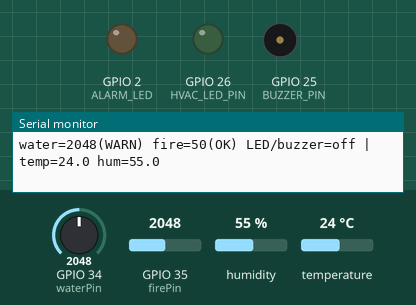
The sketch below on a simulated ESP32. Shown: output pins drawn as LEDs (lit = HIGH), buzzer (waves = sounding, pin HIGH), the last lines printed to the serial monitor. The inputs (shaded band) are chosen by the test bench; at power-on: GPIO 34 (waterPin) = 2048, GPIO 35 (firePin) = 2048, humidity 55 %, temperature 24 °C. WiFi joins after 1.5 s; servers stay silent unless stated; uploads are accepted with an empty reply.

Above: at 3.2 s.
3.3 s: GPIO 34 (waterPin) set to 2929
9.4 s: GPIO 34 (waterPin) set to 3060
At 10.6 s:
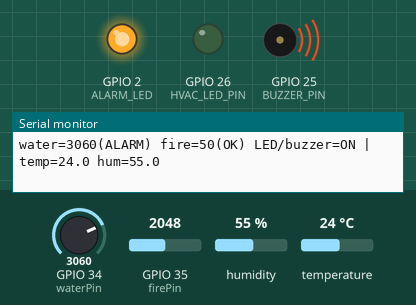
11.0 s: GPIO 35 (firePin) set to 2122
13.0 s: GPIO 35 (firePin) set to 2865
14.5 s: GPIO 35 (firePin) set to 2955
Timing chart, 0 to 17.5 s (numbered marks = the images above; inputs shaded):
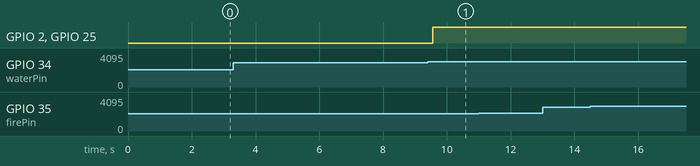

Measured:
- the behaviour switches between 3000 and 3001 on GPIO 34 (waterPin) (found by bisection; images 0 and 1)
- after the input at 9.4 s, GPIO 2 (ALARM_LED), GPIO 25 (BUZZER_PIN): LOW → HIGH after 0.15 s

The sketch:

esp32_node.ino
```cpp
// Smart Rampart - ESP32 Node
//
// Setup:
//   1. ESP32 board package installed (Espressif).
//   2. Set WIFI_SSID / WIFI_PASS / SERVER below.
//
// Wiring (all 3.3V logic):
//   Water sensor signal (S) -> GPIO34   (ADC1, input-only)
//   Fire sensor            -> GPIO35   (ADC1, input-only) = fire index
//   DHT data                -> GPIO15
//   Water sensor / DHT VCC -> 3V3,  GND -> GND
//   IMPORTANT: GPIO34/35 have NO internal pull resistor. If a pin is left
//   unconnected, add a 10k resistor from that pin -> GND so it reads a
//   stable 0 instead of floating noise.
//   Alarm indicator: onboard LED on GPIO2, shared by WATER and FIRE alarms.
//   Fire gets the full-screen popup on the dashboard, the node
//   LED/buzzer and the dashboard popup are not exclusive, both fire.
//   Buzzer (water + fire alarm) -> GPIO25   (active buzzer; digitalWrite HIGH/LOW)
//   HVAC effort indicator    -> GPIO26   (PWM LED; duty = HVAC effort 0..255
//                                         from the dashboard's predictive
//                                         controller, riding on the POST reply)
//
//
// -----------------------------------------------------------------------------
// Task layout (Arduino-ESP32's built-in FreeRTOS -- no extra framework):
//
//   SensorTask   (core 1, ~100ms) samples the ADC + DHT, writes raw values
//                into SensorState. Never touches Wi-Fi/HTTP, so it can't be
//                stalled by a slow network call.
//   AlarmTask    (core 1, ~100ms) runs the water + fire latch/silence state
//                machines off SensorState + CommandState, and drives
//                ALARM_LED + BUZZER_PIN directly (either channel in ALARM
//                lights both). Publishes the finalized reading into a
//                depth-1 mailbox queue (xQueueOverwrite) for NetworkTask.
//   NetworkTask  (core 0, alongside the Wi-Fi driver's own tasks) POSTs the
//                latest reading every POST_INTERVAL, parses cmd/hvac/hvacMode
//                out of the reply into CommandState. A reading that fails to
//                POST (Wi-Fi drop) goes into a small in-RAM backlog ring
//                instead of being discarded, and drains faster than normal
//                once the link comes back -- no flash/DB involved, this is
//                only meant to ride out a brief outage, not a power loss.
//   ActuatorTask (core 1, ~50ms) drives the HVAC_LED_PIN PWM duty from
//                CommandState, independent of the alarm path's timing.
// -----------------------------------------------------------------------------

#include <WiFi.h>
#include <HTTPClient.h>
#include <WiFiClientSecure.h>   // needed when SERVER is an https:// URL (tunnel)
#include "DHT.h"                // Adafruit "DHT sensor library" + "Adafruit Unified Sensor"

// ---- config -----------------------------------------------------------------
const char* WIFI_SSID = "Hotspot";
const char* WIFI_PASS = "xxxxxxx";
const char* SERVER    = "http://192.168.1.204:8000/api/ingest";
const char* ZONE      = "BASE01";        // maps to BASEMENT on the dashboard

const int waterPin  = 34;                // ADC1 input-only: water level sensor
const int firePin   = 35;                // ADC1 input-only: potentiometer = fire index
const int ALARM_LED = 2;                 // onboard LED = local WATER alarm indicator
const int BUZZER_PIN = 25;               // active buzzer = local WATER alarm sound
const int HVAC_LED_PIN = 26;             // PWM = HVAC conditioning-effort indicator

#define DHTPIN  15
#define DHTTYPE DHT11                     // DHT22; use DHT11 if that is your sensor
DHT dht(DHTPIN, DHTTYPE);

const int WATER_ALARM_LEVEL = 3000;             // averaged ADC above this = WATER ALARM
const int WATER_WARN_LEVEL  = 2000;             // averaged ADC above this = WATER WARN

// Fire is reported as a 0..100 index (pot mapped), mirroring the dashboard's
// own BASEMENT.FIRE bounds (config.py) so the node's local alarm agrees with
// the server's. Fire ALARM joins water in driving ALARM_LED + BUZZER_PIN; it
// also still triggers the full-screen popup on the dashboard -- both fire.
const int FIRE_WARN_INDEX  = 50;
const int FIRE_ALARM_INDEX = 70;

const unsigned long SENSOR_PERIOD_MS   = 100;   // SensorTask sample rate
const unsigned long ALARM_PERIOD_MS    = 100;   // AlarmTask evaluation rate
const unsigned long ACTUATOR_PERIOD_MS = 50;    // ActuatorTask PWM/blink rate
const unsigned long POST_INTERVAL_MS   = 3000;  // POST cadence
const unsigned long RETRY_BACKOFF_MS   = 1000;  // retry pace while Wi-Fi/POST is down
const unsigned long DRAIN_PACE_MS      = 300;   // catch-up pace while backlog > 0
const int BACKLOG_CAPACITY             = 20;    // ~1 min of readings at 3s cadence

// -----------------------------------------------------------------------------
// Shared state between tasks. Each struct has its own short-lived mutex --
// critical sections are copy-in/copy-out only, never held across a sensor
// read or an HTTP call.
// -----------------------------------------------------------------------------
struct SensorState {
  int water = 0;
  int fire  = 0;
  float temp = NAN;
  float humidity = NAN;
};
SensorState g_sensor;
SemaphoreHandle_t g_sensorMutex;

struct CommandState {
  char alarm_cmd[12] = "AUTO"; // AUTO / ARM / DISARM / RESET / OFF
  int hvacEffort = 0;          // 0..255 PWM duty from the dashboard's HVAC controller
  char hvacMode[12] = "IDLE";  // IDLE / HEAT / COOL / DEHUMIDIFY / HUMIDIFY
};
CommandState g_command;
SemaphoreHandle_t g_commandMutex;

struct Reading {
  int water = 0;
  int fire  = 0;
  float temp = NAN;
  float humidity = NAN;
  char state[8] = "OK";
};
// AlarmTask -> NetworkTask handoff: a depth-1 mailbox queue (only keep newest value)
QueueHandle_t g_readingMailbox;

// Local alarm state:
// * LED/buzzer turn on while water or fire is above its ALARM bound
// * If the dashboard has silenced that channel (DISARM / RESET / OFF on the POST reply). Each channel's silence holds
// until ITS OWN reading drops back below the threshold, so a fresh flood or
// flame re-triggers that channel independently of the other.
// * Only AlarmTask touches these, so no mutex.
bool g_waterSilenced = false;
bool g_fireSilenced  = false;

// -----------------------------------------------------------------------------
void connectWifi() {
  WiFi.mode(WIFI_STA);
  WiFi.begin(WIFI_SSID, WIFI_PASS);
  Serial.print("WiFi connecting");
  while (WiFi.status() != WL_CONNECTED) {
    delay(300);
    Serial.print(".");
  }
  Serial.println();
  Serial.print("connected, IP: ");
  Serial.println(WiFi.localIP());
}

// ADC read with median filter (less impacts from spike than normal averaging methods)
int readStable(int pin) {
  // Let the ADC mux settle on this channel.
  for (int i = 0; i < 4; i++) { analogRead(pin); delayMicroseconds(300); }


  // Total reading time per pin: 6,3 ms
  const int N = 21;   // number of reading times (random odd numbers)
  int s[N];
  for (int i = 0; i < N; i++) {
    s[i] = analogRead(pin);
    delayMicroseconds(300);
  }
  // insertion sort (N is tiny) then return the middle element
  for (int i = 1; i < N; i++) {
    int v = s[i], j = i - 1;
    while (j >= 0 && s[j] > v) { s[j + 1] = s[j]; j--; }
    s[j + 1] = v;
  }
  return s[N / 2];
}

// JSON field scanners
// Server sends: {"ok": true, "cmd": "RESET", "hvac": 180, "hvacMode": "COOL"}
long parseIntAfter(const String &reply, const char *key) {
  String pattern = String("\"") + key + "\":";
  int idx = reply.indexOf(pattern);
  if (idx < 0) return -1;
  return reply.substring(idx + pattern.length()).toInt();
}

String parseStringAfter(const String &reply, const char *key) {
  String pattern = String("\"") + key + "\":\"";
  int idx = reply.indexOf(pattern);
  if (idx < 0) return String();
  idx += pattern.length();
  int end = reply.indexOf('"', idx);
  if (end < 0) return String();
  return reply.substring(idx, end);
}

// SensorTask - sample the ADC (fire + water level) + DHT
// =============================================================================
void sensorTask(void *pv) {
  float lastTemp = NAN, lastHum = NAN;   // carry the last good DHT read across
                                          // the frequent DHT11 checksum blips
  for (;;) {
    int water = readStable(waterPin);
    int fire  = map(readStable(firePin), 0, 4095, 0, 100);
    float t = dht.readTemperature();
    float h = dht.readHumidity();

    if (!isnan(t)) lastTemp = t;
    if (!isnan(h)) lastHum  = h;

    // lock mutex before writing
    if (xSemaphoreTake(g_sensorMutex, portMAX_DELAY) == pdTRUE) {
      g_sensor.water = water;
      g_sensor.fire  = fire;
      g_sensor.temp  = lastTemp;
      g_sensor.humidity = lastHum;
      xSemaphoreGive(g_sensorMutex);
    }

    // wait for next cycle
    vTaskDelay(pdMS_TO_TICKS(SENSOR_PERIOD_MS));
  }
}

// =============================================================================
// AlarmTask - water + fire alarm state machines, sharing one local LED
// and one buzzer (fire still also triggers the dashboard's full-screen popup).

void alarmTask(void *pv) {
  for (;;) {
    // 1. Copies the shared sensor structure into a local variable
    SensorState s;
    xSemaphoreTake(g_sensorMutex, portMAX_DELAY);
    s = g_sensor;
    xSemaphoreGive(g_sensorMutex);

    // 2. Read dashboard commands
    char alarm_cmd[12];
    xSemaphoreTake(g_commandMutex, portMAX_DELAY);
    strncpy(alarm_cmd, g_command.alarm_cmd, sizeof(alarm_cmd));
    xSemaphoreGive(g_commandMutex);
    alarm_cmd[sizeof(alarm_cmd) - 1] = '\0';

    // All share same physical alarm system, but distinct flags for future improvements
    // 3. Silence or re-arm both alarms
    if (strcmp(alarm_cmd, "DISARM") == 0 || strcmp(alarm_cmd, "RESET") == 0 || strcmp(alarm_cmd, "OFF") == 0) {
      if (!g_waterSilenced && !g_fireSilenced) Serial.println(">>> command received: alarm SILENCED");
      g_waterSilenced = true;
      g_fireSilenced  = true;
    } else if (strcmp(alarm_cmd, "ARM") == 0 || strcmp(alarm_cmd, "AUTO") == 0) {
      if (g_waterSilenced || g_fireSilenced) Serial.println(">>> command received: alarm RE-ARMED");
      g_waterSilenced = false;
      g_fireSilenced  = false;
    }

    // 4. Recover alarm after disarm command if needed
    // Each channel's own recovery clears its own silence, so a fresh flood or
    // flame re-triggers that channel independently of the other.
    if (s.water <= WATER_ALARM_LEVEL) g_waterSilenced = false;
    if (s.fire  <= FIRE_ALARM_INDEX)  g_fireSilenced  = false;


    // 5. Decide if to activate alarm
    bool waterAlarmActive = (s.water > WATER_ALARM_LEVEL) && !g_waterSilenced;
    bool fireAlarmActive  = (s.fire  > FIRE_ALARM_INDEX)  && !g_fireSilenced;
    bool alarmActive = waterAlarmActive || fireAlarmActive;

    // 6. Control hardware (LED & BUZZER)
    digitalWrite(ALARM_LED, alarmActive ? HIGH : LOW);
    digitalWrite(BUZZER_PIN, alarmActive ? HIGH : LOW);

    // 7. Update states of each channel
    const char *waterState = (s.water > WATER_ALARM_LEVEL) ? "ALARM"
                            : (s.water > WATER_WARN_LEVEL)  ? "WARN"
                            : "OK";
    const char *fireState  = (s.fire > FIRE_ALARM_INDEX) ? "ALARM"
                            : (s.fire > FIRE_WARN_INDEX)  ? "WARN"
                            : "OK";
    // Combine 2 states into 1 (either ALARM/WARN/OK)
    const char *state = (strcmp(waterState, "ALARM") == 0 || strcmp(fireState, "ALARM") == 0) ? "ALARM"
                       : (strcmp(waterState, "WARN")  == 0 || strcmp(fireState, "WARN")  == 0) ? "WARN"
                       : "OK";

    Serial.printf("water=%d(%s) fire=%d(%s) LED/buzzer=%s | temp=%.1f hum=%.1f\n",
                  s.water, waterState, s.fire, fireState,
                  alarmActive ? "ON" : "off", s.temp, s.humidity);

    // 8. Publish the finalized reading into the mailbox (overwrite last readings)"
    Reading finalized;
    finalized.water = s.water;
    finalized.fire  = s.fire;
    finalized.temp  = s.temp;
    finalized.humidity = s.humidity;
    strncpy(finalized.state, state, sizeof(finalized.state) - 1);
    finalized.state[sizeof(finalized.state) - 1] = '\0';
    xQueueOverwrite(g_readingMailbox, &finalized);

    vTaskDelay(pdMS_TO_TICKS(ALARM_PERIOD_MS));
  }
}

// =============================================================================
// NetworkTask - POST the latest reading, buffer on failure, parse the reply.

// Backlog is a plain ring buffer, local for NetworkTask
Reading g_backlog[BACKLOG_CAPACITY];
int g_backlogHead = 0;
int g_backlogCount = 0;

void backlogPush(const Reading &r) {
  // Check whether the buffer is full
  if (g_backlogCount == BACKLOG_CAPACITY) {
    g_backlogHead = (g_backlogHead + 1) % BACKLOG_CAPACITY;   // drop the oldest
    g_backlogCount--;
  }

  g_backlog[(g_backlogHead + g_backlogCount) % BACKLOG_CAPACITY] = r;
  g_backlogCount++;
}

bool backlogPop(Reading &out) {
  if (g_backlogCount == 0) return false;
  out = g_backlog[g_backlogHead];
  g_backlogHead = (g_backlogHead + 1) % BACKLOG_CAPACITY;
  g_backlogCount--;
  return true;
}

// POST one reading and, on success, update CommandState from the reply.
bool attemptPost(const Reading &r) {
  // Check wifi connection
  if (WiFi.status() != WL_CONNECTED) {
    WiFi.reconnect();
    Serial.println("WiFi: DISCONNECTED - buffering reading");
    return false;
  }

  // Configure HTTP and HTTPS
  HTTPClient http;
  WiFiClientSecure secureClient;
  bool useTls = (strncmp(SERVER, "https:", 6) == 0);
  if (useTls) {
    secureClient.setInsecure();          // disable TLS certi
    http.begin(secureClient, SERVER);
  } else {
    http.begin(SERVER);
  }

  // Declare the JSON content type
  http.addHeader("Content-Type", "application/json");

  // Add temperature and humidity only when valid (not NaN)
  char dhtFields[64] = "";
  size_t off = 0;
  if (!isnan(r.temp)) {
    off += snprintf(dhtFields + off, sizeof(dhtFields) - off, ",\"temp\":%.1f", r.temp);
  }
  if (!isnan(r.humidity)) {
    off += snprintf(dhtFields + off, sizeof(dhtFields) - off, ",\"humidity\":%.1f", r.humidity);
  }

  // Construct POST request body
  char body[192];
  snprintf(body, sizeof(body),
    "{\"zone\":\"%s\",\"water\":%d,\"fire\":%d%s,\"state\":\"%s\"}",
    ZONE, r.water, r.fire, dhtFields, r.state);

  // Send POST request
  int code = http.POST(body);
  Serial.printf("POST %s -> %d\n", body, code);
  // Only 2xx means the server actually accepted the reading
  bool ok = (code >= 200 && code < 300);

  // If connected ok, parse server's reply for command updates (cmd, hvac, hvacMode)
  if (ok) {
    String reply = http.getString();
    Serial.print("reply: ");
    Serial.println(reply);

    String alarmCmd = parseStringAfter(reply, "cmd");  // wire field is still "cmd"
    long   hvac     = parseIntAfter(reply, "hvac");
    String mode      = parseStringAfter(reply, "hvacMode");

    xSemaphoreTake(g_commandMutex, portMAX_DELAY);
    if (alarmCmd.length()) strncpy(g_command.alarm_cmd, alarmCmd.c_str(), sizeof(g_command.alarm_cmd) - 1);
    if (hvac >= 0)         g_command.hvacEffort = constrain((int)hvac, 0, 255);
    if (mode.length())     strncpy(g_command.hvacMode, mode.c_str(), sizeof(g_command.hvacMode) - 1);
    xSemaphoreGive(g_commandMutex);
  }

  http.end();
  return ok;
}

void networkTask(void *pv) {
  for (;;) {
    Reading r;
    bool fromBacklog = backlogPop(r);

    if (!fromBacklog) {
      // pdFALSE means AlarmTask hasn't published a first reading yet (e.g. right at boot).
      if (xQueuePeek(g_readingMailbox, &r, 0) != pdTRUE) {
        vTaskDelay(pdMS_TO_TICKS(POST_INTERVAL_MS));
        continue;
      }
    }
    bool ok = attemptPost(r);

    // If sending failed, push the reading back into the backlog and retry after a backoff delay.
    if (!ok) {
      backlogPush(r);
      vTaskDelay(pdMS_TO_TICKS(RETRY_BACKOFF_MS));
      continue;
    }

    // Draining a backlog (just reconnected) to catch up fast; otherwise hold
    // the normal heartbeat cadence.
    vTaskDelay(pdMS_TO_TICKS(g_backlogCount > 0 ? DRAIN_PACE_MS : POST_INTERVAL_MS));
  }
}

// =============================================================================
// ActuatorTask -- HVAC effort/mode indicator

void actuatorTask(void *pv) {
  unsigned long phaseStart = millis();
  for (;;) {
    CommandState cmd;
    xSemaphoreTake(g_commandMutex, portMAX_DELAY);
    cmd = g_command;
    xSemaphoreGive(g_commandMutex);

    bool idle  = (strcmp(cmd.hvacMode, "IDLE") == 0);
    bool blink = (strcmp(cmd.hvacMode, "DEHUMIDIFY") == 0) || (strcmp(cmd.hvacMode, "HUMIDIFY") == 0);

    int duty;
    if (idle) {
      duty = 0;
    } else if (blink) {
      unsigned long phase = (millis() - phaseStart) % 1100;
      bool on = (phase < 150) || (phase >= 300 && phase < 450);
      duty = on ? cmd.hvacEffort : 0;
    } else {
      duty = cmd.hvacEffort;   // steady for HEAT / COOL
    }

    ledcWrite(HVAC_LED_PIN, duty);
    vTaskDelay(pdMS_TO_TICKS(ACTUATOR_PERIOD_MS));
  }
}

// -----------------------------------------------------------------------------
void setup() {
  Serial.begin(115200);
  delay(500);
  Serial.println("=== Smart Rampart: water + DHT + fire + HVAC/buzzer actuators (4 FreeRTOS tasks) ===");

  pinMode(ALARM_LED, OUTPUT);
  digitalWrite(ALARM_LED, LOW);
  pinMode(BUZZER_PIN, OUTPUT);
  digitalWrite(BUZZER_PIN, LOW);
  ledcAttach(HVAC_LED_PIN, 5000, 8);
  ledcWrite(HVAC_LED_PIN, 0);

  dht.begin();

  g_sensorMutex    = xSemaphoreCreateMutex();
  g_commandMutex   = xSemaphoreCreateMutex();
  g_readingMailbox = xQueueCreate(1, sizeof(Reading));   // depth 1 -- see xQueueOverwrite note above

  connectWifi();

  xTaskCreatePinnedToCore(sensorTask,   "SensorTask",   4096, nullptr, 2, nullptr, 1);  // priority 2, core 1
  xTaskCreatePinnedToCore(alarmTask,    "AlarmTask",    4096, nullptr, 2, nullptr, 1);  // priority 2, core 1
  xTaskCreatePinnedToCore(actuatorTask, "ActuatorTask", 2048, nullptr, 1, nullptr, 1);  // priority 1, core 1
  xTaskCreatePinnedToCore(networkTask,  "NetworkTask",  8192, nullptr, 1, nullptr, 0);  // priority 1, core 0
}

void loop() {
  vTaskDelete(NULL);   // everything happens in the four tasks above
}
```
